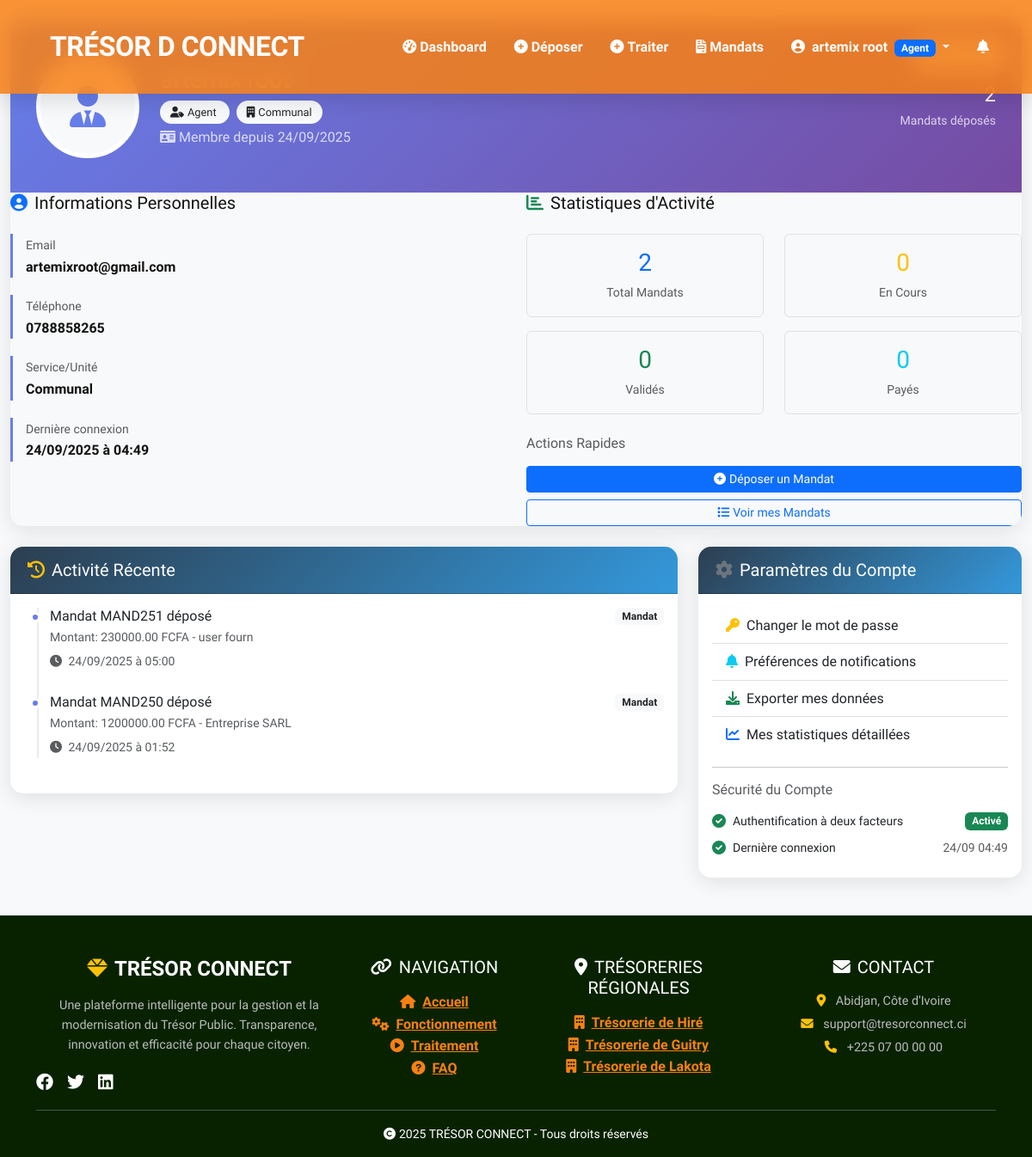
The app's page /profil (signed in), older data.
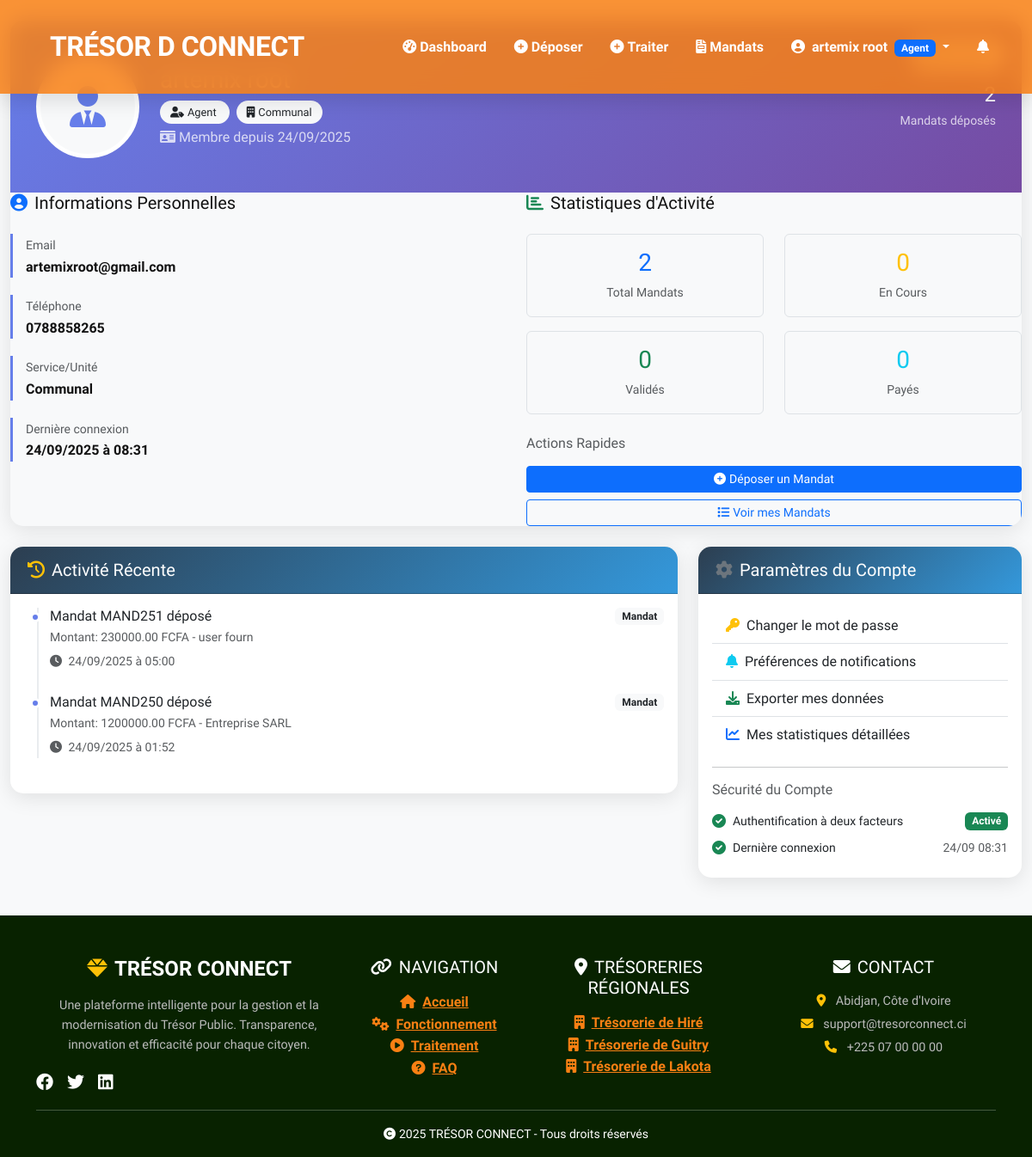
The same page, newer data.
### models.py (models this page shows, shortened)
class User(UserMixin, db.Model):
    __tablename__ = 'users'
    id = db.Column(db.Integer, primary_key=True)
    email = db.Column(db.String(120), unique=True, nullable=False)
    telephone = db.Column(db.String(20), nullable=False)
    nom_complet = db.Column(db.String(200), nullable=False)
    password_hash = db.Column(db.String(256), nullable=False)
    role = db.Column(db.Enum(UserRole), nullable=False)
    entreprise = db.Column(db.String(200))
    service = db.Column(db.String(200))
    is_active = db.Column(db.Boolean, default=True)
    date_creation = db.Column(db.DateTime, default=datetime.utcnow)
    last_login = db.Column(db.DateTime)
    mandats_agent = db.relationship('Mandat', foreign_keys='Mandat.agent_id', backref='agent', lazy=True)
    mandats_fournisseur = db.relationship('Mandat', foreign_keys='Mandat.fournisseur_id', backref='fournisseur', lazy=True)
    historiques = db.relationship('HistoriqueMandat', backref='user', lazy=True)
    notifications = db.relationship('Notification', backref='user', lazy=True)
    otps = db.relationship('OTP', backref='user', lazy=True)

### app.py (the view, shortened to what this page needs)
@app.route('/profil')
@login_required
def profil():
    if current_user.role == UserRole.AGENT:
        stats = {
            'mandats_total': Mandat.query.filter_by(agent_id=current_user.id).count(),
            'mandats_en_cours': Mandat.query.filter_by(agent_id=current_user.id, statut=StatutMandat.EN_COURS).count(),
            'mandats_valides': Mandat.query.filter_by(agent_id=current_user.id, statut=StatutMandat.VALIDE).count(),
            'mandats_payes': Mandat.query.filter_by(agent_id=current_user.id, statut=StatutMandat.PAYE).count()
        }
        mandats_recents = Mandat.query.filter_by(agent_id=current_user.id)\
            .order_by(Mandat.date_depot.desc())\
            .limit(5)\
            .all()
        activites_recentes = []
        for mandat in mandats_recents:
            activites_recentes.append({
                'action': f'Mandat {mandat.reference} déposé',
                'description': f'Montant: {mandat.montant} FCFA - {mandat.fournisseur.nom_complet if mandat.fournisseur else "Fournisseur inconnu"}',
                'date': mandat.date_depot,
                'type': 'Mandat'
            })
        return render_template('user_agent/agent_profile.html',
                             stats=stats,
                             activites_recentes=activites_recentes)
    else:
        return render_template('user_agent/agent_profile.html',
                             stats={'mandats_total': 0, 'mandats_en_cours': 0, 'mandats_valides': 0, 'mandats_payes': 0},
                             activites_recentes=[])

### app.py (called while the page is built)
def create_app():
    app = Flask(__name__)
    app.config.from_object(Config)
    db.init_app(app)
    login_manager = LoginManager()
    login_manager.init_app(app)
    login_manager.login_view = 'connexion'
    login_manager.login_message = 'Veuillez vous connecter pour accéder à cette page.'
    @login_manager.user_loader
    def load_user(user_id):
        return User.query.get(int(user_id))
    with app.app_context():
        os.makedirs(app.config['UPLOAD_FOLDER'], exist_ok=True)
    return app

### templates/user_agent/agent_profile.html (shortened to what the changed rows need)
{% extends "base.html" %}
{% block content %}
<div class="container-fluid py-4">
    <div class="row mb-4">
        <div class="col-12">
            <div class="profile-card">
                <div class="profile-header">
                    <div class="row align-items-center">
                        <div class="col">
                            <h1 class="h3 mb-2">{{ current_user.nom_complet }}</h1>
                            <p class="mb-1">
                                <span class="stat-badge bg-light text-dark">
                                    <i class="fas fa-user-tag me-1"></i>Agent
                                </span>
                                {% if current_user.service %}
                                <span class="stat-badge bg-light text-dark ms-2">
                                    <i class="fas fa-building me-1"></i>{{ current_user.service }}
                                </span>
                                {% endif %}
                            </p>
                            <p class="mb-0 opacity-75">
                                <i class="fas fa-id-card me-1"></i>Membre depuis
                                {{ current_user.date_creation.strftime('%d/%m/%Y') }}
                            </p>
                        </div>
                    </div>
                </div>
                <div class="card-body">
                    <div class="row">
                        <div class="col-lg-6">
                            <div class="info-item">
                                <label class="text-muted small">Email</label>
                                <p class="mb-0 fw-bold">{{ current_user.email }}</p>
                            </div>
                            <div class="info-item">
                                <label class="text-muted small">Téléphone</label>
                                <p class="mb-0 fw-bold">{{ current_user.telephone }}</p>
                            </div>
                            <div class="info-item">
                                <label class="text-muted small">Service/Unité</label>
                                <p class="mb-0 fw-bold">{{ current_user.service or "Non spécifié" }}</p>
                            </div>
                            <div class="info-item">
                                <label class="text-muted small">Dernière connexion</label>
                                <p class="mb-0 fw-bold">
                                    {% if current_user.last_login %}
                                        {{ current_user.last_login.strftime('%d/%m/%Y à %H:%M') }}
                                    {% else %}
                                        Première connexion
                                    {% endif %}
                                </p>
                            </div>
                        </div>
                    </div>
                </div>
            </div>
        </div>
    </div>
    <div class="row">
        <div class="col-lg-4">
            <div class="card profile-card">
                <div class="card-body">
                    <div class="mt-3">
                        <div class="d-flex align-items-center mb-2">
                            <i class="fas fa-check-circle text-success me-2"></i>
                            <small>Dernière connexion</small>
                            <small class="text-muted ms-auto">
                                {% if current_user.last_login %}
                                    {{ current_user.last_login.strftime('%d/%m %H:%M') }}
                                {% else %}
                                    Jamais
                                {% endif %}
                            </small>
                        </div>
                    </div>
                </div>
            </div>
        </div>
    </div>
</div>
{% endblock %}

### templates/base.html (shortened to what the changed rows need)
<!DOCTYPE html>
<html lang="{{ lang }}">
<head>
  <link href="https://cdn.jsdelivr.net/npm/bootstrap@5.3.0/dist/css/bootstrap.min.css" rel="stylesheet">
  <link href="https://cdnjs.cloudflare.com/ajax/libs/font-awesome/6.0.0-beta3/css/all.min.css" rel="stylesheet">
  <link href="{{ url_for('static', filename='css/base.css') }}" rel="stylesheet">
</head>
<body class="d-flex flex-column min-vh-100">
  <header class="custom-header py-3">
    <div class="container">
      <nav class="navbar navbar-expand-lg navbar-dark">
        <div class="collapse navbar-collapse" id="navbarNav">
          <ul class="navbar-nav ms-auto">
            {% if current_user.is_authenticated %}
              <li class="nav-item">
                <a class="nav-link {% if request.endpoint == 'dashboard' %}active{% endif %}" href="{{ url_for('dashboard') }}">
                  <i class="fas fa-tachometer-alt me-1"></i>Dashboard
                </a>
              </li>
              {% if current_user.role.value == 'agent' %}
              <li class="nav-item">
                <a class="nav-link {% if request.endpoint == 'deposer_mandat' %}active{% endif %}" href="{{ url_for('deposer_mandat') }}">
                  <i class="fas fa-plus-circle me-1"></i>Déposer
                </a>
              </li>
              <li class="nav-item">
                <a class="nav-link {% if request.endpoint == 'mandats_a_traiter' %}active{% endif %}" href="{{ url_for('mandats_a_traiter') }}">
                  <i class="fas fa-plus-circle me-1"></i>Traiter
                </a>
              </li>
              <li class="nav-item">
                <a class="nav-link {% if request.endpoint == 'mes_mandats' %}active{% endif %}" href="{{ url_for('mes_mandats') }}">
                  <i class="fas fa-file-invoice me-1"></i>Mandats
                </a>
              </li>
              {% endif %}
              <li class="nav-item dropdown">
                <a class="nav-link dropdown-toggle" href="#" id="userDropdown" role="button" data-bs-toggle="dropdown">
                  <i class="fas fa-user-circle me-1"></i>
                  {{ current_user.nom_complet }}
                  <span class="badge bg-{% if current_user.role.value == 'admin' %}danger{% elif current_user.role.value == 'agent' %}primary{% elif current_user.role.value == 'tresorier' %}warning{% else %}success{% endif %} ms-1">
                    {{ current_user.role.value|title }}
                  </span>
                </a>
              </li>
              <li class="nav-item dropdown">
                <a class="nav-link position-relative" href="#" id="notificationsDropdown" role="button" data-bs-toggle="dropdown">
                  <i class="fas fa-bell"></i>
                </a>
              </li>
            {% endif %}
          </ul>
        </div>
      </nav>
    </div>
  </header>
  <main class="flex-grow-1">
    {% block content %}{% endblock %}
  </main>
</body>
</html>

Row changes from the older to the newer data that the page shows:
changed User "artemix root": last_login "24/09/2025 à 04:49" → "24/09/2025 à 08:31"; last_login "24/09 04:49" → "24/09 08:31"
